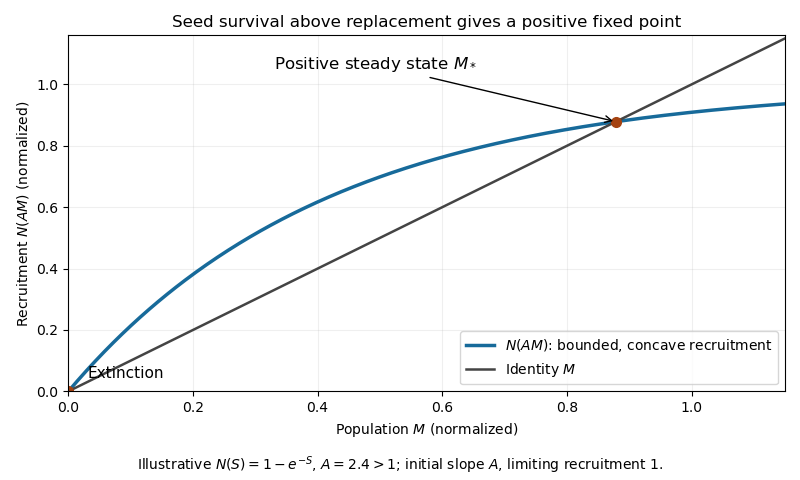

Write Python code to recreate this figure.
"""Seed-bank fixed points; Python 3.14, root NumPy/Matplotlib dependencies.

The caller supplies MPLCONFIGDIR. Write only a basename PNG in cwd.
"""
from pathlib import Path

import matplotlib
matplotlib.use("Agg")
import matplotlib.pyplot as plt
import numpy as np


def main():
    gain = 2.4
    population = np.linspace(0, 1.15, 400)
    recruitment = 1 - np.exp(-gain * population)
    low, high = 0.01, 1.0
    for _ in range(60):
        middle = (low + high) / 2
        if 1 - np.exp(-gain * middle) > middle:
            low = middle
        else:
            high = middle
    equilibrium = (low + high) / 2
    fig, ax = plt.subplots(figsize=(8, 4.8), dpi=100, facecolor="white")
    ax.plot(population, recruitment, color="#176a9a", linewidth=2.5,
            label=r"$N(AM)$: bounded, concave recruitment")
    ax.plot(population, population, color="#444444", linewidth=1.8,
            label=r"Identity $M$")
    ax.plot([0, equilibrium], [0, equilibrium], "o", color="#a44211", markersize=7)
    ax.annotate(r"Positive steady state $M_*$", xy=(equilibrium, equilibrium),
                xytext=(0.33, 1.05), arrowprops={"arrowstyle": "->"}, fontsize=12)
    ax.text(0.03, 0.045, "Extinction", fontsize=11)
    ax.set_xlim(0, 1.15)
    ax.set_ylim(0, 1.16)
    ax.set_xlabel(r"Population $M$ (normalized)")
    ax.set_ylabel(r"Recruitment $N(AM)$ (normalized)")
    ax.set_title("Seed survival above replacement gives a positive fixed point")
    ax.legend(loc="lower right", fontsize=10)
    ax.grid(alpha=0.2)
    fig.text(0.5, 0.02, r"Illustrative $N(S)=1-e^{-S}$, $A=2.4>1$; initial slope $A$, limiting recruitment 1.",
             ha="center", fontsize=10)
    fig.tight_layout(rect=(0, 0.055, 1, 1))
    fig.savefig(Path.cwd() / Path(__file__).with_suffix(".png").name,
                dpi=100, facecolor="white", transparent=False)
    plt.close(fig)


if __name__ == "__main__":
    main()
